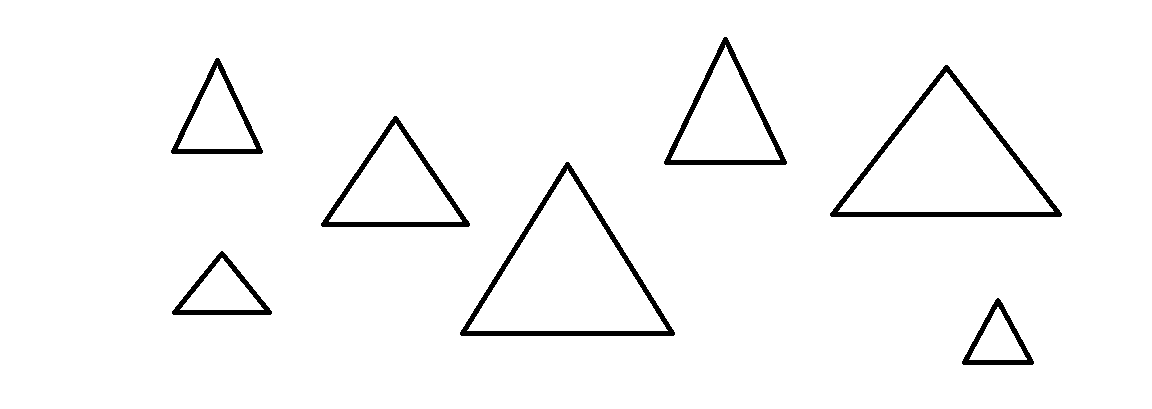
%> input picture ThirdPartial/MATLAB/triangles.png, 1152 x 409 px
$ octave triangles.m   (GNU Octave 9; MATLAB toolbox functions it lacks are replaced by stand-ins)
%> lines starting %> are read from the running program, lines starting %| are printed output that depends on the picture; in (x1, y1, x2, y2) boxes, pixels count from 0 and x2, y2 are one past the last pixel; in counts of white or black regions, pixels touching at a corner belong together; the program's own positions count from 1
img = imread('triangles.png');
%> img is the input picture: size 409x1152x3 uint8; 97.1% white; 7 black regions, largest, box (x1, y1, x2, y2) and area: (460, 162, 675, 336) 3038, (830, 65, 1062, 217) 2975, (321, 116, 470, 227) 2000
gray = rgb2gray(img);
filtered = imfilter(gray, fspecial('gaussian'));
edges = edge(filtered);
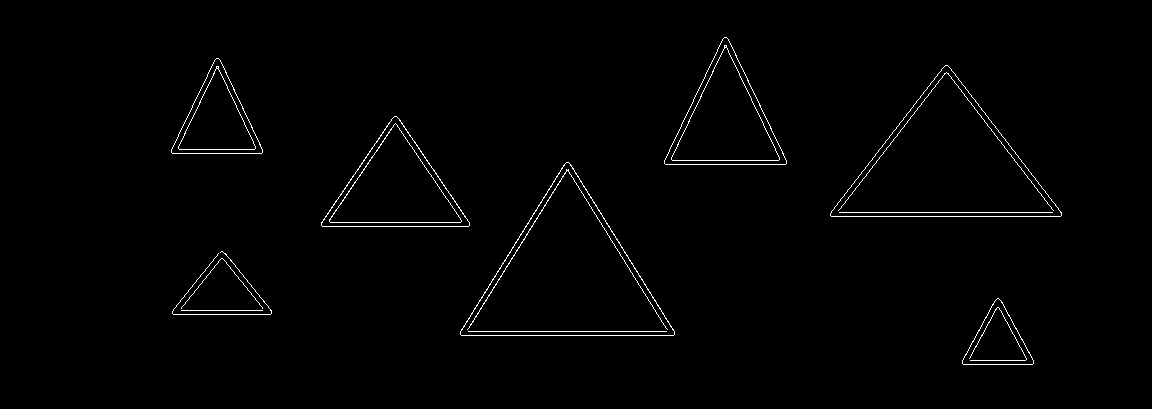
%> edges: size 409x1152 logical; 1.1% white in thin lines or dots, all inside (x1, y1, x2, y2) = (171, 37, 1062, 365)
[boundaries, ~] = bwboundaries(edges, 'noholes');
%> boundaries = 17 boundaries; largest, box (x1, y1, x2, y2) and points: (467, 169, 668, 330) 641, (460, 162, 675, 336) 561, (838, 72, 1054, 211) 555, (830, 65, 1062, 217) 534, (172, 251, 272, 315) 448

imshow(img), hold on
for k = 1:length(boundaries)
    boundary = boundaries{k};
    plot(boundary(:,2), boundary(:,1), 'g', 'LineWidth', 2)

    % Classify based on sides amount
    num_points = size(boundary, 1);
    angles = atan2(diff(boundary(:, 1)), diff(boundary(:, 2)));
    angles = mod(angles, 2*pi);  % Convert angles to the range [0, 2*pi)
    angle_changes = angles(2:end) - angles(1:end-1);
    angle_changes = mod(angle_changes, 2*pi);  % Handle wrapping around 2*pi

    num_sides = sum(angle_changes > pi/4);  % Adjust threshold as needed
    if num_sides == 4
        text(boundary(1,2), boundary(1,1), 'Rectangle', 'Color', 'r');
    elseif num_sides == 3
        text(boundary(1,2), boundary(1,1), 'Triangle', 'Color', 'r');
    elseif num_sides > 4
        text(boundary(1,2), boundary(1,1), 'Polygon', 'Color', 'r');
    else
        text(boundary(1,2), boundary(1,1), 'Unknown', 'Color', 'r');
    end
end
%> this loop made 17 passes
%> (num_points, num_sides) on passes 1 to 12: (282, 85), (448, 57), (244, 77), (203, 42), (163, 1), (369, 66), (329, 62), (561, 126), (641, 243), (397, 1), (377, 116), (339, 108)
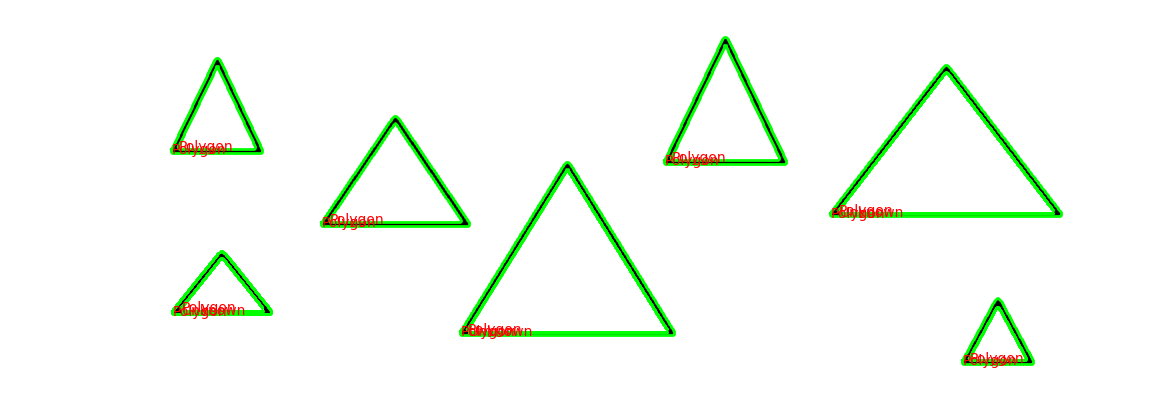
%> figure redrawn from the program's plot data
